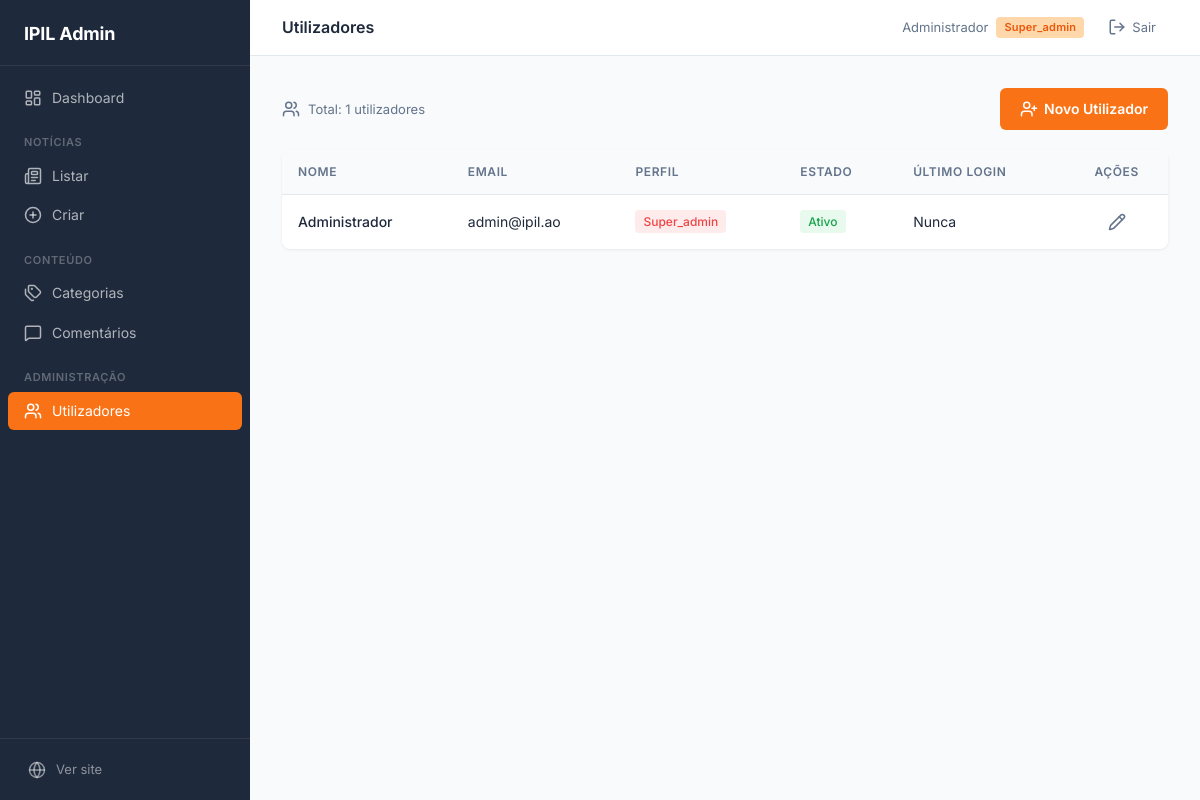
The app's page /admin/utilizadores/listar.php (signed in) with its own data.
### tables this page shows
CREATE TABLE IF NOT EXISTS utilizadores (
    id            INT UNSIGNED AUTO_INCREMENT PRIMARY KEY,
    nome          VARCHAR(100) NOT NULL,
    email         VARCHAR(150) NOT NULL UNIQUE,
    senha         VARCHAR(255) NOT NULL,
    perfil        ENUM('super_admin','admin','editor','autor') NOT NULL DEFAULT 'autor',
    avatar        VARCHAR(255) DEFAULT NULL,
    bio           TEXT DEFAULT NULL,
    ativo         TINYINT(1) NOT NULL DEFAULT 1,
    ultimo_login  DATETIME DEFAULT NULL,
    criado_em     DATETIME NOT NULL DEFAULT CURRENT_TIMESTAMP,
    atualizado_em DATETIME NOT NULL DEFAULT CURRENT_TIMESTAMP ON UPDATE CURRENT_TIMESTAMP
);

### admin/utilizadores/listar.php (the view, shortened to what this page needs)
<?php
require_once __DIR__ . '/../includes/auth_check.php';
$stmt = $pdo->query("SELECT id, nome, email, perfil, ativo, ultimo_login, criado_em FROM utilizadores ORDER BY nome");
$utilizadores = $stmt->fetchAll();
include __DIR__ . '/../includes/header_admin.php';
?>
<div class="action-bar">
  <div class="action-bar-left"><i data-lucide="users" class="lucide-icon"></i> Total: <?= count($utilizadores) ?> utilizadores</div>
  <div class="action-bar-right"><a href="criar.php" class="btn btn-primary"><i data-lucide="user-plus" class="lucide-icon"></i> Novo Utilizador</a></div>
</div>
<div class="table-card">
  <div class="table-wrap">
    <table>
      <thead><tr><th>Nome</th><th>Email</th><th>Perfil</th><th>Estado</th><th>Último login</th><th style="text-align:center">Ações</th></tr></thead>
      <tbody>
        <?php foreach ($utilizadores as $u): ?>
        <tr>
          <td style="font-weight:500"><?= htmlspecialchars($u['nome']) ?></td>
          <td><?= htmlspecialchars($u['email']) ?></td>
          <td><?php
            $cp = ['super_admin'=>'badge-danger','admin'=>'badge-warning','editor'=>'badge-muted','autor'=>'badge-muted'];
            echo '<span class="badge ' . ($cp[$u['perfil']] ?? 'badge-muted') . '">' . ucfirst($u['perfil']) . '</span>';
          ?></td>
          <td><?= $u['ativo'] ? '<span class="badge badge-success">Ativo</span>' : '<span class="badge badge-danger">Inativo</span>' ?></td>
          <td><?= $u['ultimo_login'] ? date('d/m/Y H:i', strtotime($u['ultimo_login'])) : 'Nunca' ?></td>
          <td style="text-align:center">
            <a href="editar.php?id=<?= $u['id'] ?>" class="btn btn-sm btn-ghost" title="Editar"><i data-lucide="pencil" class="lucide-icon"></i></a>
          </td>
        </tr>
        <?php endforeach; ?>
      </tbody>
    </table>
  </div>
</div>
<?php include __DIR__ . '/../includes/footer_admin.php'; ?>

### assets/css/admin.css (style rules this page uses)
* { margin: 0; padding: 0; box-sizing: border-box; }
body { font-family: var(--font-family); background: var(--color-surface); color: var(--color-text); display: flex; min-height: 100vh; -webkit-font-smoothing: antialiased; }
.table-card { background: var(--color-bg); border-radius: 8px; box-shadow: 0 1px 2px rgba(0,0,0,0.04), 0 1px 4px rgba(0,0,0,0.04); overflow: hidden; }
.table-wrap { overflow-x: auto; }
table { width: 100%; border-collapse: collapse; }
th { padding: 12px 16px; font-size: 0.75rem; font-weight: 600; color: var(--color-text-muted); text-transform: uppercase; letter-spacing: 0.05em; text-align: left; border-bottom: 1px solid var(--color-border); white-space: nowrap; background: var(--color-surface); }
td { padding: 12px 16px; font-size: 0.875rem; border-bottom: 1px solid var(--color-border); }
tr:last-child td { border-bottom: none; }
td a { color: var(--color-text); text-decoration: none; font-weight: 500; transition: color 150ms ease; }
.btn { display: inline-flex; align-items: center; gap: 6px; font-family: var(--font-family); font-weight: 600; font-size: 0.875rem; padding: 10px 20px; border: none; border-radius: 6px; cursor: pointer; transition: background 150ms ease, opacity 150ms ease, transform 100ms ease; }
.btn-primary { background: var(--color-primary); color: var(--color-bg); }
.btn-sm { padding: 6px 12px; font-size: 0.8125rem; }
.btn-ghost { background: transparent; color: var(--color-text-muted); padding: 6px; }
.action-bar { display: flex; align-items: center; justify-content: space-between; margin-bottom: 20px; }
.action-bar-left { display: flex; align-items: center; gap: 8px; font-size: 0.8125rem; color: var(--color-text-muted); }
.action-bar-right { display: flex; align-items: center; gap: 8px; }
.badge { display: inline-flex; align-items: center; padding: 2px 8px; border-radius: 4px; font-size: 0.75rem; font-weight: 500; gap: 4px; }
.badge-success { background: rgba(34,197,94,0.1); color: #16a34a; }
.badge-danger { background: rgba(239,68,68,0.1); color: var(--color-danger); }
.lucide-icon { width: 18px; height: 18px; display: inline-flex; flex-shrink: 0; }

### assets/css/variables.css (style rules this page uses)
:root { --color-primary: #F97316; --color-primary-dark: #EA580C; --color-primary-light: #FED7AA; --color-bg: #FFFFFF; --color-bg-soft: #FFF7ED; --color-surface: #F8FAFC; --color-border: #E2E8F0; --color-text: #1E293B; --color-text-muted: #64748B; --color-danger: #EF4444; --color-success: #22C55E; --color-warning: #EAB308; --font-family: 'Inter', system-ui, -apple-system, sans-serif; --font-display: 800; --font-headline: 700; --font-title: 600; --font-body: 400; --font-label: 500; --lh-tight: 1.1; --lh-heading: 1.2; --lh-body: 1.6; --text-display: clamp(2rem, 5vw, 3.5rem); --text-headline: clamp(1.5rem, 3vw, 2.25rem); --text-title: clamp(1.125rem, 2vw, 1.5rem); --text-body: 1rem; --text-small: 0.9375rem; --text-label: 0.8125rem; --space-xs: 4px; --space-sm: 8px; --space-md: 16px; --space-lg: 24px; --space-xl: 32px; --space-xxl: 48px; --radius-sm: 4px; --radius-md: 8px; --radius-lg: 12px; --shadow-card: 0 1px 3px rgba(0,0,0,0.08); --shadow-card-hover: 0 4px 12px rgba(0,0,0,0.12); --shadow-nav: 0 2px 8px rgba(0,0,0,0.1); --shadow-modal: 0 8px 24px rgba(0,0,0,0.15); --ease-out: cubic-bezier(0.19, 1, 0.22, 1); --duration-fast: 200ms; --duration-med: 300ms; }
* { margin: 0; padding: 0; box-sizing: border-box; }
body { font-family: var(--font-family); font-weight: var(--font-body); font-size: var(--text-body); line-height: var(--lh-body); color: var(--color-text); background: var(--color-bg); -webkit-font-smoothing: antialiased; -moz-osx-font-smoothing: grayscale; }
a { color: var(--color-primary); text-decoration: none; transition: color var(--duration-fast) var(--ease-out); }

### records on screen
utilizadores: nome "Administrador", email "admin@ipil.ao", perfil "Super_admin", ativo "Ativo", shows "Nunca"

### other values on screen
$titulo "Utilizadores"
$_SESSION['nome'] "Administrador"
$_SESSION['perfil'] "Super_admin"
count($utilizadores) "1"
